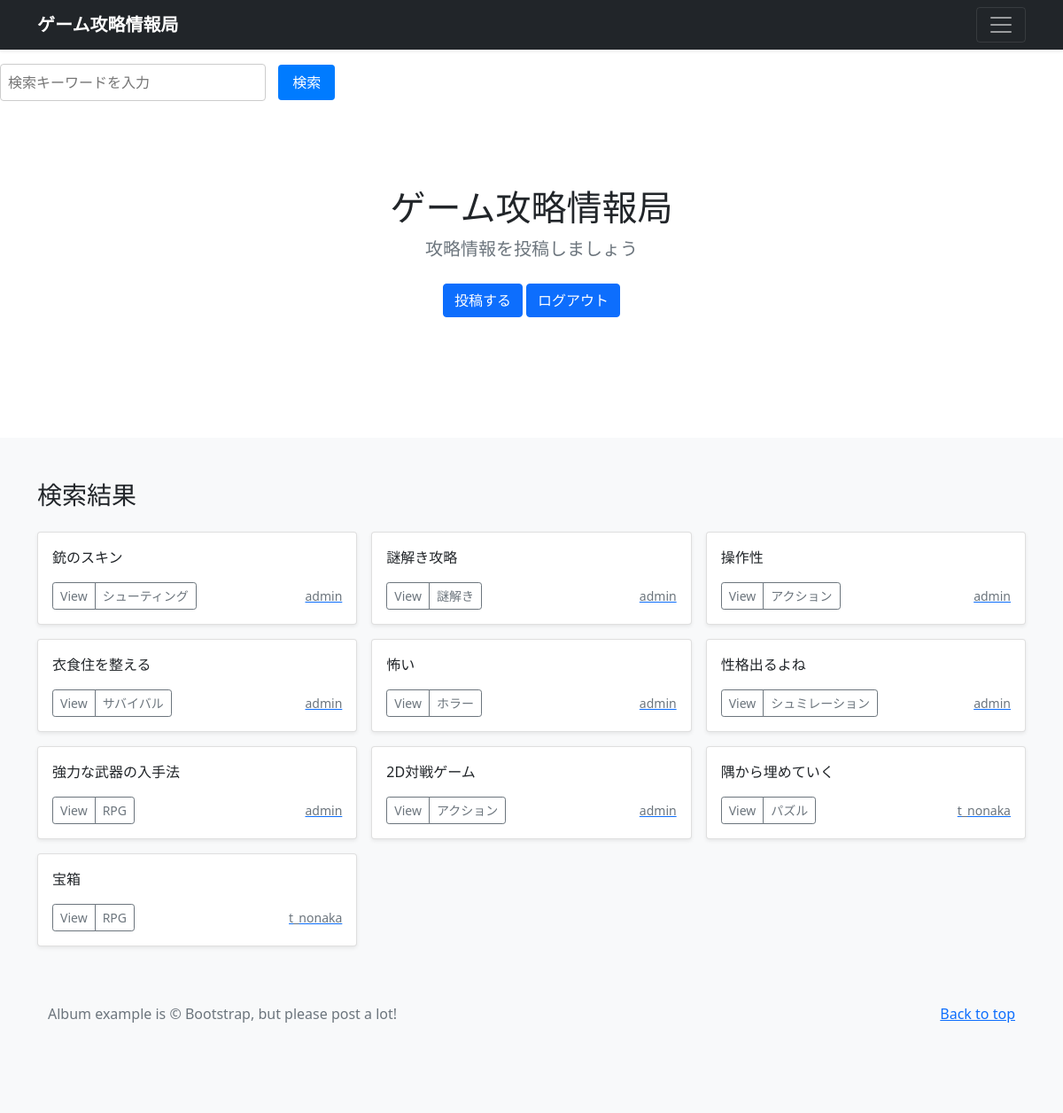
The app's page /search/ (signed in) with its own data.
### kouryaku/models.py (models this page shows, shortened)
class KouryakuPost(models.Model):
    user = models.ForeignKey(CustomUser, verbose_name='ユーザー', on_delete=models.CASCADE)
    category = models.ForeignKey(Category, verbose_name='カテゴリ', on_delete=models.PROTECT)
    title = models.CharField(verbose_name='タイトル', max_length=200)
    comment = models.TextField(verbose_name='コメント')
    image1 = models.ImageField(
        verbose_name='イメージ1',
        upload_to='kouryakus',
        blank=True,
        null=True)
    posted_at = models.DateTimeField(verbose_name='投稿日時', auto_now_add=True)

class Category(models.Model):
    title = models.CharField(
        verbose_name='カテゴリ',
        max_length=20)
    def __str__(self):
        return self.title

### accounts/models.py (models this page shows)
class CustomUser(AbstractUser):
    pass

### kouryaku/views.py (the view)
# urls.py: path('search/', views.search, name='search'),
def search(request):
    form = SearchForm(request.GET)  # GETリクエストを使ってフォームを初期化
    posts = KouryakuPost.objects.all()  # 全ての投稿を取得
    paginate_by = 9
    if form.is_valid():  # フォームが有効であれば
        query = form.cleaned_data['query']  # 入力された検索キーワードを取得
        if query:
            posts = posts.filter(title__icontains=query)  # タイトルに部分一致する投稿をフィルタリング
    else:
        if 'query' not in request.GET or not request.GET['query'].strip():
            return redirect('kouryaku:index')  # 例: indexページにリダイレクト
    return render(request, 'search.html', {'form': form, 'posts': posts})

### kouryaku/forms.py
class SearchForm(forms.Form):
    query = forms.CharField(
        label='',
        widget=forms.TextInput(attrs={'placeholder': '検索キーワードを入力'}),
        required=True,  # 入力必須
        error_messages={'required': '検索ワードを入力してください。'}
    )

### kouryaku/templates/search.html (shortened to what this page needs)
{% extends 'base.html' %}
  {% block contents %}
  {% include "kensaku.html" %}
  {% include "kouryakus_title.html" %}
  {% include "search_result.html" %}
  {% endblock %}

### kouryaku/templates/search_result.html (shortened to what this page needs)
<div class="album py-5 bg-light">
    <div class="container">
        <h3 class="text-2xl font-bold mb-4">検索結果</h3>
        <div class="grid grid-cols-1 sm:grid-cols-2 lg:grid-cols-3 gap-4">
            <div class="row row-cols-1 row-cols-sm-2 row-cols-md-3 g-3">
            {% for post in posts %}
            <div class="col">
                <div class="card shadow-sm">
            <div class="card-body">
                <p class="card-text">
                  {{post.title}}
                </p>
            <div class="d-flex justify-content-between align-items-center">
            <div class="btn-group">
                <button type="button" class="btn btn-sm
                btn-outline-secondary" onclick="location.href='{% url 'kouryaku:kouryaku_detail' post.pk %}'">View</button>
                <button type="button" class="btn btn-sm
                btn-outline-secondary" onclick="location.href='{% url 'kouryaku:kouryakus_cat' category=post.category.id %}'">{{post.category}}</button>
            </div>
            <a href="{% url 'kouryaku:user_list' user=post.user.id %}">
                <small class="text-muted">{{post.user.username}}</small>
            </a>
        </div>
    </div>
</div>
</div>
{% endfor %}
</div>
</div>

### records on screen
KouryakuPost: title "銃のスキン", category "シューティング", user.username "admin"
KouryakuPost: title "謎解き攻略", category "謎解き", user.username "admin"
KouryakuPost: title "操作性", category "アクション", user.username "admin"
KouryakuPost: title "衣食住を整える", category "サバイバル", user.username "admin"
KouryakuPost: title "怖い", category "ホラー", user.username "admin"
KouryakuPost: title "性格出るよね", category "シュミレーション", user.username "admin"
KouryakuPost: title "強力な武器の入手法", category "RPG", user.username "admin"
KouryakuPost: title "2D対戦ゲーム", category "アクション", user.username "admin"
KouryakuPost: title "隅から埋めていく", category "パズル", user.username "t_nonaka"
KouryakuPost: title "宝箱", category "RPG", user.username "t_nonaka"
